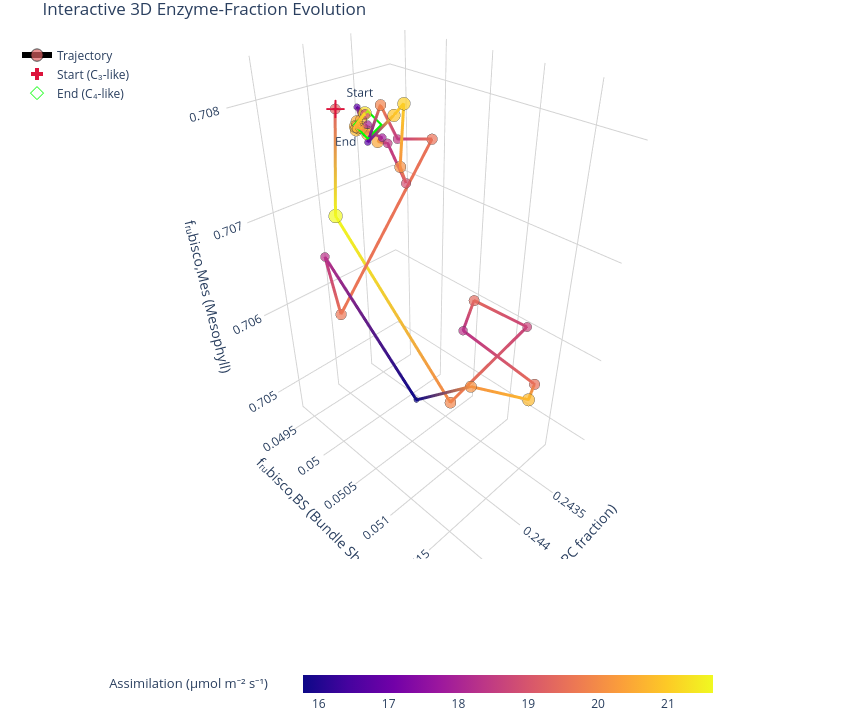

Source (notebook cell):
### Code cell
loaded_history = _sanitize_history(loaded_history)

plot_evolution_summary(loaded_history, save_path="plots/evolution/summary.png")
plot_3d_evolution_interactive(loaded_history, save_html="plots/evolution/evo_3d.html")
plot_hybrid_evolution_view(loaded_history, save_path="plots/evolution/hybrid_view.png")

### Figure 1 — Plotly figure (JSON) as saved in the notebook; plotly's stock layout.template omitted (floating-point values rounded to 4 significant figures)
{"data": [{"line": {"color": [19.24, 21.64, 19.9, 18.65, 19.39, 18.29, 19.51, 20.73, 20.09, 15.77, 18.3, 19.63, 19.55, 18.45, 19.85, 16.74, 20.87, 21.04, 20.08, 18.89, 18.43, 20.43, 17.86, 20.0, 20.55, 21.25, 20.49, 20.6, 16.75, 18.77, 20.55, 20.59, 20.72, 20.49, 20.59, 17.93], "colorscale": [[0, "#0d0887"], [0.1111, "#46039f"], [0.2222, "#7201a8"], [0.3333, "#9c179e"], [0.4444, "#bd3786"], [0.5556, "#d8576b"], [0.6667, "#ed7953"], [0.7778, "#fb9f3a"], [0.8889, "#fdca26"], [1, "#f0f921"]], "width": 6}, "marker": {"color": [19.24, 21.64, 19.9, 18.65, 19.39, 18.29, 19.51, 20.73, 20.09, 15.77, 18.3, 19.63, 19.55, 18.45, 19.85, 16.74, 20.87, 21.04, 20.08, 18.89, 18.43, 20.43, 17.86, 20.0, 20.55, 21.25, 20.49, 20.6, 16.75, 18.77, 20.55, 20.59, 20.72, 20.49, 20.59, 17.93], "colorbar": {"len": 0.7, "orientation": "h", "thickness": 18, "title": {"font": {"size": 13}, "text": "Assimilation (μmol m⁻² s⁻¹)"}, "x": 0.5, "xanchor": "center", "y": -0.2, "yanchor": "top"}, "colorscale": [[0, "#0d0887"], [0.1111, "#46039f"], [0.2222, "#7201a8"], [0.3333, "#9c179e"], [0.4444, "#bd3786"], [0.5556, "#d8576b"], [0.6667, "#ed7953"], [0.7778, "#fb9f3a"], [0.8889, "#fdca26"], [1, "#f0f921"]], "showscale": true, "size": [11.91, 16.0, 13.03, 10.91, 12.16, 10.29, 12.38, 14.45, 13.37, 6.0, 10.32, 12.57, 12.43, 10.56, 12.95, 7.653, 14.7, 14.98, 13.34, 11.31, 10.53, 13.95, 9.561, 13.2, 14.14, 15.33, 14.04, 14.24, 7.66, 11.12, 14.14, 14.21, 14.43, 14.04, 14.22, 9.672]}, "mode": "lines+markers", "name": "Trajectory", "type": "scatter3d", "x": [0.2438, 0.2439, 0.2434, 0.2431, 0.2436, 0.2441, 0.2437, 0.244, 0.2443, 0.2447, 0.2443, 0.2443, 0.2439, 0.2441, 0.2441, 0.2442, 0.2441, 0.2442, 0.2443, 0.2442, 0.2441, 0.2441, 0.2441, 0.2442, 0.2443, 0.2442, 0.2442, 0.2442, 0.2442, 0.2442, 0.2442, 0.2442, 0.2442, 0.2442, 0.2442, 0.2442], "y": [0.04937, 0.04941, 0.05047, 0.05115, 0.05088, 0.05117, 0.0517, 0.05183, 0.05151, 0.05131, 0.04972, 0.04983, 0.05064, 0.05049, 0.05038, 0.05031, 0.0505, 0.05068, 0.0507, 0.05068, 0.05044, 0.05033, 0.05038, 0.05028, 0.05022, 0.05024, 0.05018, 0.05019, 0.05013, 0.05023, 0.05018, 0.05015, 0.05018, 0.05028, 0.05025, 0.05027], "z": [0.7078, 0.7068, 0.7047, 0.706, 0.7064, 0.7065, 0.706, 0.7061, 0.7063, 0.7063, 0.7066, 0.706, 0.7079, 0.7079, 0.7081, 0.7079, 0.7081, 0.7082, 0.7078, 0.7076, 0.7079, 0.7078, 0.7079, 0.7079, 0.708, 0.7081, 0.7079, 0.708, 0.7081, 0.708, 0.708, 0.7079, 0.7079, 0.7079, 0.708, 0.708]}, {"marker": {"color": "crimson", "size": 10, "symbol": "cross"}, "mode": "markers+text", "name": "Start (C₃-like)", "text": ["Start"], "textposition": "top right", "type": "scatter3d", "x": [0.2438], "y": [0.04937], "z": [0.7078]}, {"marker": {"color": "lime", "size": 10, "symbol": "diamond-open"}, "mode": "markers+text", "name": "End (C₄-like)", "text": ["End"], "textposition": "bottom left", "type": "scatter3d", "x": [0.2442], "y": [0.05027], "z": [0.708]}], "layout": {"height": 720, "legend": {"x": 0.02, "xanchor": "left", "y": 0.98, "yanchor": "top"}, "margin": {"b": 0, "l": 0, "r": 0, "t": 30}, "scene": {"xaxis": {"backgroundcolor": "white", "gridcolor": "lightgray", "nticks": 6, "title": {"text": "fₚₑₚc (PEPC fraction)"}}, "yaxis": {"backgroundcolor": "white", "gridcolor": "lightgray", "nticks": 6, "title": {"text": "fᵣᵤbisco,BS (Bundle Sheath)"}}, "zaxis": {"backgroundcolor": "white", "gridcolor": "lightgray", "nticks": 6, "title": {"text": "fᵣᵤbisco,Mes (Mesophyll)"}}}, "title": {"text": "Interactive 3D Enzyme-Fraction Evolution"}, "width": 850}}
